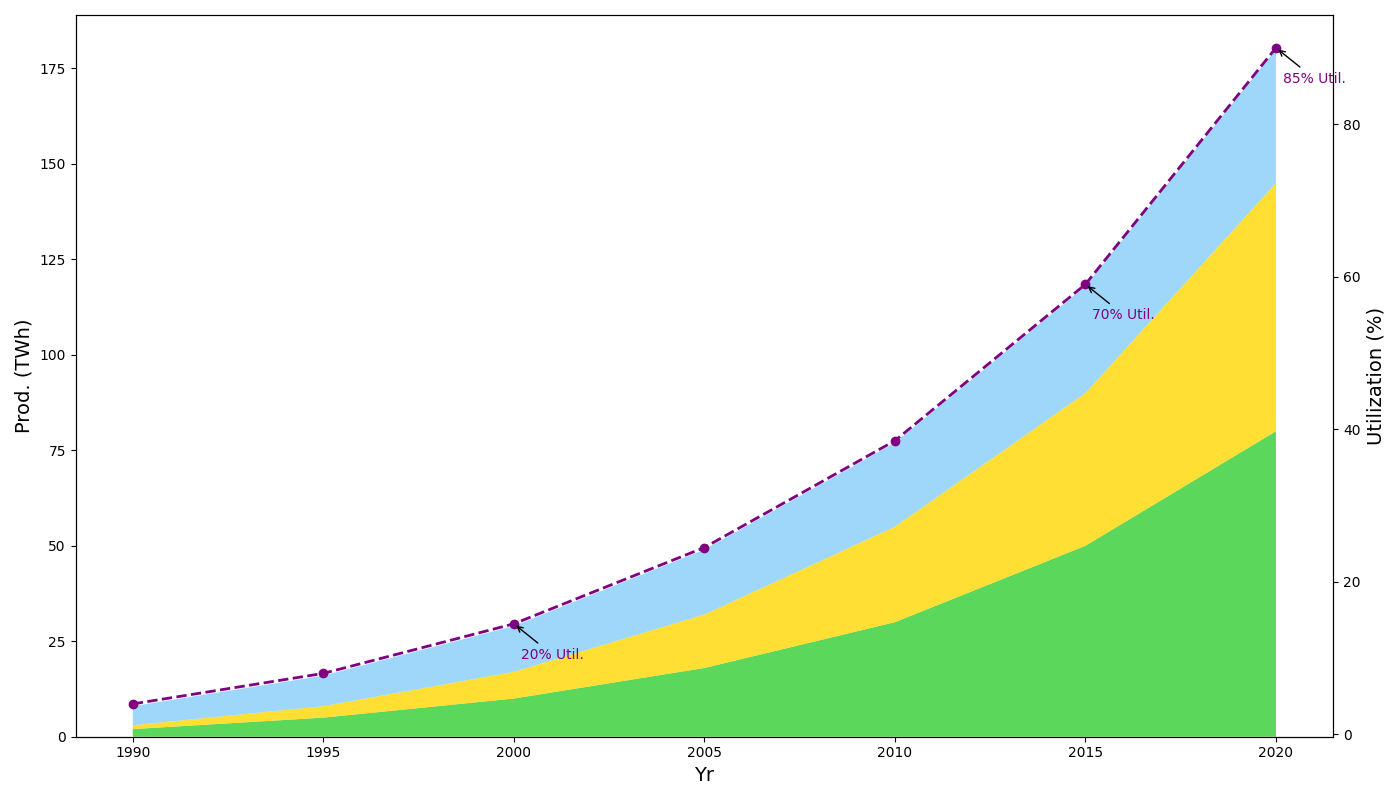

Reproduce this figure in Python.
import matplotlib.pyplot as plt
import numpy as np

years = np.arange(1990, 2022, 5)

renewable_energy_data = {
    'Solar': np.array([2, 5, 10, 18, 30, 50, 80]),
    'Wind': np.array([1, 3, 7, 14, 25, 40, 65]),
    'Biomass': np.array([5, 8, 12, 17, 22, 28, 35])
}

total_renewable_energy = np.sum(list(renewable_energy_data.values()), axis=0)
total_energy_potential = 200

fig, ax1 = plt.subplots(figsize=(14, 8))

ax1.stackplot(years, renewable_energy_data.values(), colors=['#32CD32', '#FFD700', '#87CEFA'], alpha=0.8)

ax1.set_xlabel('Yr', fontsize=14)
ax1.set_ylabel('Prod. (TWh)', fontsize=14)

ax2 = ax1.twinx()
total_energy_percentage = (total_renewable_energy / total_energy_potential) * 100
ax2.plot(years, total_energy_percentage, color='purple', linestyle='--', marker='o', linewidth=2)

ax2.set_ylabel('Utilization (%)', fontsize=14)

milestones = {
    2000: (total_energy_percentage[2], '20% Util.'),
    2015: (total_energy_percentage[5], '70% Util.'),
    2020: (total_energy_percentage[6], '85% Util.')
}
for year, (percent, text) in milestones.items():
    ax2.annotate(f'{text}', xy=(year, percent), xycoords='data', 
                 xytext=(5, -25), textcoords='offset points',
                 arrowprops=dict(facecolor='black', arrowstyle='->'), 
                 fontsize=10, color='purple')

plt.tight_layout()
plt.show()
